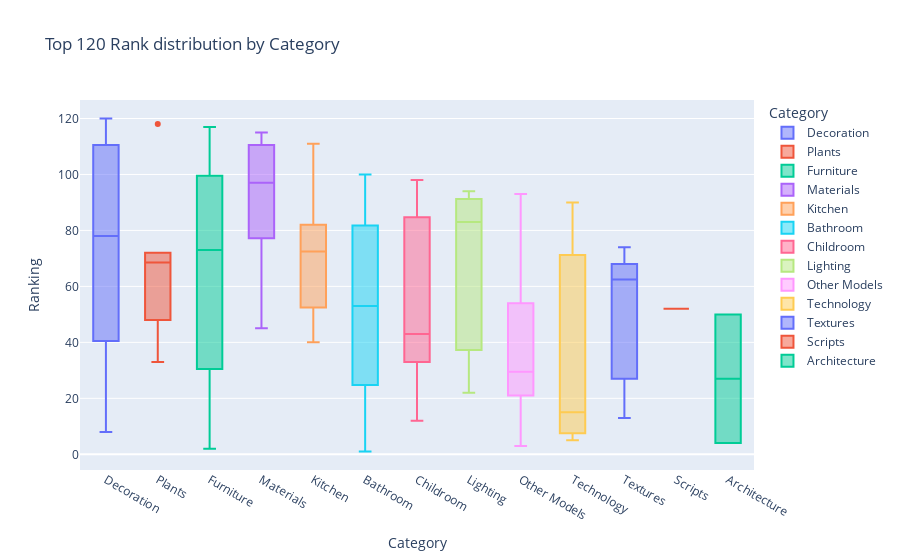

Notebook source saved alongside this figure:
### Code cell
fig6 = px.box(result_vis, x='Category', y='Ranking', color='Category', title='Top 120 Rank distribution by Category')
fig6.show()

### Figure 1 — Plotly figure (JSON) as saved in the notebook; plotly's stock layout.template omitted (floating-point values rounded to 4 significant figures)
{"data": [{"alignmentgroup": "True", "hovertemplate": "Category=%{x}<br>Ranking=%{y}<extra></extra>", "legendgroup": "Decoration", "marker": {"color": "#636efa"}, "name": "Decoration", "notched": false, "offsetgroup": "Decoration", "orientation": "v", "showlegend": true, "type": "box", "x": ["Decoration", "Decoration", "Decoration", "Decoration", "Decoration", "Decoration", "Decoration", "Decoration", "Decoration", "Decoration", "Decoration", "Decoration", "Decoration", "Decoration", "Decoration", "Decoration", "Decoration", "Decoration", "Decoration", "Decoration", "Decoration", "Decoration", "Decoration", "Decoration", "Decoration"], "x0": " ", "xaxis": "x", "y": [120, 119, 116, 114, 113, 112, 110, 106, 104, 103, 96, 81, 78, 67, 59, 57, 51, 42, 41, 39, 25, 24, 10, 9, 8], "y0": " ", "yaxis": "y"}, {"alignmentgroup": "True", "hovertemplate": "Category=%{x}<br>Ranking=%{y}<extra></extra>", "legendgroup": "Plants", "marker": {"color": "#EF553B"}, "name": "Plants", "notched": false, "offsetgroup": "Plants", "orientation": "v", "showlegend": true, "type": "box", "x": ["Plants", "Plants", "Plants", "Plants", "Plants", "Plants"], "x0": " ", "xaxis": "x", "y": [118, 72, 71, 66, 48, 33], "y0": " ", "yaxis": "y"}, {"alignmentgroup": "True", "hovertemplate": "Category=%{x}<br>Ranking=%{y}<extra></extra>", "legendgroup": "Furniture", "marker": {"color": "#00cc96"}, "name": "Furniture", "notched": false, "offsetgroup": "Furniture", "orientation": "v", "showlegend": true, "type": "box", "x": ["Furniture", "Furniture", "Furniture", "Furniture", "Furniture", "Furniture", "Furniture", "Furniture", "Furniture", "Furniture", "Furniture", "Furniture", "Furniture", "Furniture", "Furniture", "Furniture", "Furniture", "Furniture", "Furniture", "Furniture", "Furniture", "Furniture", "Furniture", "Furniture", "Furniture"], "x0": " ", "xaxis": "x", "y": [117, 108, 107, 105, 102, 101, 99, 86, 84, 82, 77, 75, 73, 58, 55, 54, 47, 35, 34, 20, 18, 16, 14, 7, 2], "y0": " ", "yaxis": "y"}, {"alignmentgroup": "True", "hovertemplate": "Category=%{x}<br>Ranking=%{y}<extra></extra>", "legendgroup": "Materials", "marker": {"color": "#ab63fa"}, "name": "Materials", "notched": false, "offsetgroup": "Materials", "orientation": "v", "showlegend": true, "type": "box", "x": ["Materials", "Materials", "Materials", "Materials", "Materials"], "x0": " ", "xaxis": "x", "y": [115, 109, 97, 88, 45], "y0": " ", "yaxis": "y"}, {"alignmentgroup": "True", "hovertemplate": "Category=%{x}<br>Ranking=%{y}<extra></extra>", "legendgroup": "Kitchen", "marker": {"color": "#FFA15A"}, "name": "Kitchen", "notched": false, "offsetgroup": "Kitchen", "orientation": "v", "showlegend": true, "type": "box", "x": ["Kitchen", "Kitchen", "Kitchen", "Kitchen", "Kitchen", "Kitchen", "Kitchen", "Kitchen"], "x0": " ", "xaxis": "x", "y": [111, 85, 79, 76, 69, 56, 49, 40], "y0": " ", "yaxis": "y"}, {"alignmentgroup": "True", "hovertemplate": "Category=%{x}<br>Ranking=%{y}<extra></extra>", "legendgroup": "Bathroom", "marker": {"color": "#19d3f3"}, "name": "Bathroom", "notched": false, "offsetgroup": "Bathroom", "orientation": "v", "showlegend": true, "type": "box", "x": ["Bathroom", "Bathroom", "Bathroom", "Bathroom", "Bathroom", "Bathroom", "Bathroom", "Bathroom", "Bathroom", "Bathroom", "Bathroom", "Bathroom", "Bathroom", "Bathroom", "Bathroom", "Bathroom", "Bathroom"], "x0": " ", "xaxis": "x", "y": [100, 95, 89, 87, 80, 70, 62, 61, 53, 46, 38, 31, 26, 21, 17, 11, 1], "y0": " ", "yaxis": "y"}, {"alignmentgroup": "True", "hovertemplate": "Category=%{x}<br>Ranking=%{y}<extra></extra>", "legendgroup": "Childroom", "marker": {"color": "#FF6692"}, "name": "Childroom", "notched": false, "offsetgroup": "Childroom", "orientation": "v", "showlegend": true, "type": "box", "x": ["Childroom", "Childroom", "Childroom", "Childroom", "Childroom", "Childroom", "Childroom"], "x0": " ", "xaxis": "x", "y": [98, 92, 63, 43, 36, 32, 12], "y0": " ", "yaxis": "y"}, {"alignmentgroup": "True", "hovertemplate": "Category=%{x}<br>Ranking=%{y}<extra></extra>", "legendgroup": "Lighting", "marker": {"color": "#B6E880"}, "name": "Lighting", "notched": false, "offsetgroup": "Lighting", "orientation": "v", "showlegend": true, "type": "box", "x": ["Lighting", "Lighting", "Lighting"], "x0": " ", "xaxis": "x", "y": [94, 83, 22], "y0": " ", "yaxis": "y"}, {"alignmentgroup": "True", "hovertemplate": "Category=%{x}<br>Ranking=%{y}<extra></extra>", "legendgroup": "Other Models", "marker": {"color": "#FF97FF"}, "name": "Other Models", "notched": false, "offsetgroup": "Other Models", "orientation": "v", "showlegend": true, "type": "box", "x": ["Other Models", "Other Models", "Other Models", "Other Models", "Other Models", "Other Models", "Other Models", "Other Models", "Other Models", "Other Models", "Other Models", "Other Models"], "x0": " ", "xaxis": "x", "y": [93, 91, 64, 44, 37, 30, 29, 28, 23, 19, 6, 3], "y0": " ", "yaxis": "y"}, {"alignmentgroup": "True", "hovertemplate": "Category=%{x}<br>Ranking=%{y}<extra></extra>", "legendgroup": "Technology", "marker": {"color": "#FECB52"}, "name": "Technology", "notched": false, "offsetgroup": "Technology", "orientation": "v", "showlegend": true, "type": "box", "x": ["Technology", "Technology", "Technology"], "x0": " ", "xaxis": "x", "y": [90, 15, 5], "y0": " ", "yaxis": "y"}, {"alignmentgroup": "True", "hovertemplate": "Category=%{x}<br>Ranking=%{y}<extra></extra>", "legendgroup": "Textures", "marker": {"color": "#636efa"}, "name": "Textures", "notched": false, "offsetgroup": "Textures", "orientation": "v", "showlegend": true, "type": "box", "x": ["Textures", "Textures", "Textures", "Textures", "Textures", "Textures"], "x0": " ", "xaxis": "x", "y": [74, 68, 65, 60, 27, 13], "y0": " ", "yaxis": "y"}, {"alignmentgroup": "True", "hovertemplate": "Category=%{x}<br>Ranking=%{y}<extra></extra>", "legendgroup": "Scripts", "marker": {"color": "#EF553B"}, "name": "Scripts", "notched": false, "offsetgroup": "Scripts", "orientation": "v", "showlegend": true, "type": "box", "x": ["Scripts"], "x0": " ", "xaxis": "x", "y": [52], "y0": " ", "yaxis": "y"}, {"alignmentgroup": "True", "hovertemplate": "Category=%{x}<br>Ranking=%{y}<extra></extra>", "legendgroup": "Architecture", "marker": {"color": "#00cc96"}, "name": "Architecture", "notched": false, "offsetgroup": "Architecture", "orientation": "v", "showlegend": true, "type": "box", "x": ["Architecture", "Architecture"], "x0": " ", "xaxis": "x", "y": [50, 4], "y0": " ", "yaxis": "y"}], "layout": {"boxmode": "overlay", "legend": {"title": {"text": "Category"}, "tracegroupgap": 0}, "title": {"text": "Top 120 Rank distribution by Category"}, "xaxis": {"anchor": "y", "categoryarray": ["Decoration", "Plants", "Furniture", "Materials", "Kitchen", "Bathroom", "Childroom", "Lighting", "Other Models", "Technology", "Textures", "Scripts", "Architecture"], "categoryorder": "array", "domain": [0, 1], "title": {"text": "Category"}}, "yaxis": {"anchor": "x", "domain": [0, 1], "title": {"text": "Ranking"}}}}
